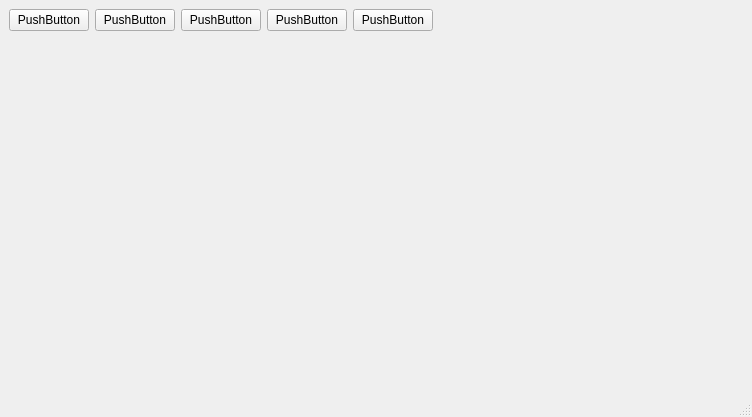
<?xml version="1.0" encoding="UTF-8"?>
<ui version="4.0">
 <class>MainWindow</class>
 <widget class="QMainWindow" name="MainWindow">
  <property name="geometry">
   <rect>
    <x>0</x>
    <y>0</y>
    <width>752</width>
    <height>417</height>
   </rect>
  </property>
  <property name="windowTitle">
   <string>MainWindow</string>
  </property>
  <widget class="QWidget" name="centralwidget">
   <layout class="QFormLayout" name="formLayout">
    <item row="10" column="0">
     <layout class="QHBoxLayout" name="horizontalLayout">
      <item>
       <widget class="QPushButton" name="pushButton_3">
        <property name="text">
         <string>PushButton</string>
        </property>
       </widget>
      </item>
      <item>
       <widget class="QPushButton" name="pushButton">
        <property name="text">
         <string>PushButton</string>
        </property>
       </widget>
      </item>
      <item>
       <widget class="QPushButton" name="pushButton_2">
        <property name="text">
         <string>PushButton</string>
        </property>
       </widget>
      </item>
      <item>
       <widget class="QPushButton" name="pushButton_5">
        <property name="text">
         <string>PushButton</string>
        </property>
       </widget>
      </item>
      <item>
       <widget class="QPushButton" name="pushButton_4">
        <property name="text">
         <string>PushButton</string>
        </property>
       </widget>
      </item>
     </layout>
    </item>
   </layout>
  </widget>
  <widget class="QMenuBar" name="menubar">
   <property name="geometry">
    <rect>
     <x>0</x>
     <y>0</y>
     <width>752</width>
     <height>22</height>
    </rect>
   </property>
  </widget>
  <widget class="QStatusBar" name="statusbar"/>
 </widget>
 <resources/>
 <connections/>
</ui>
